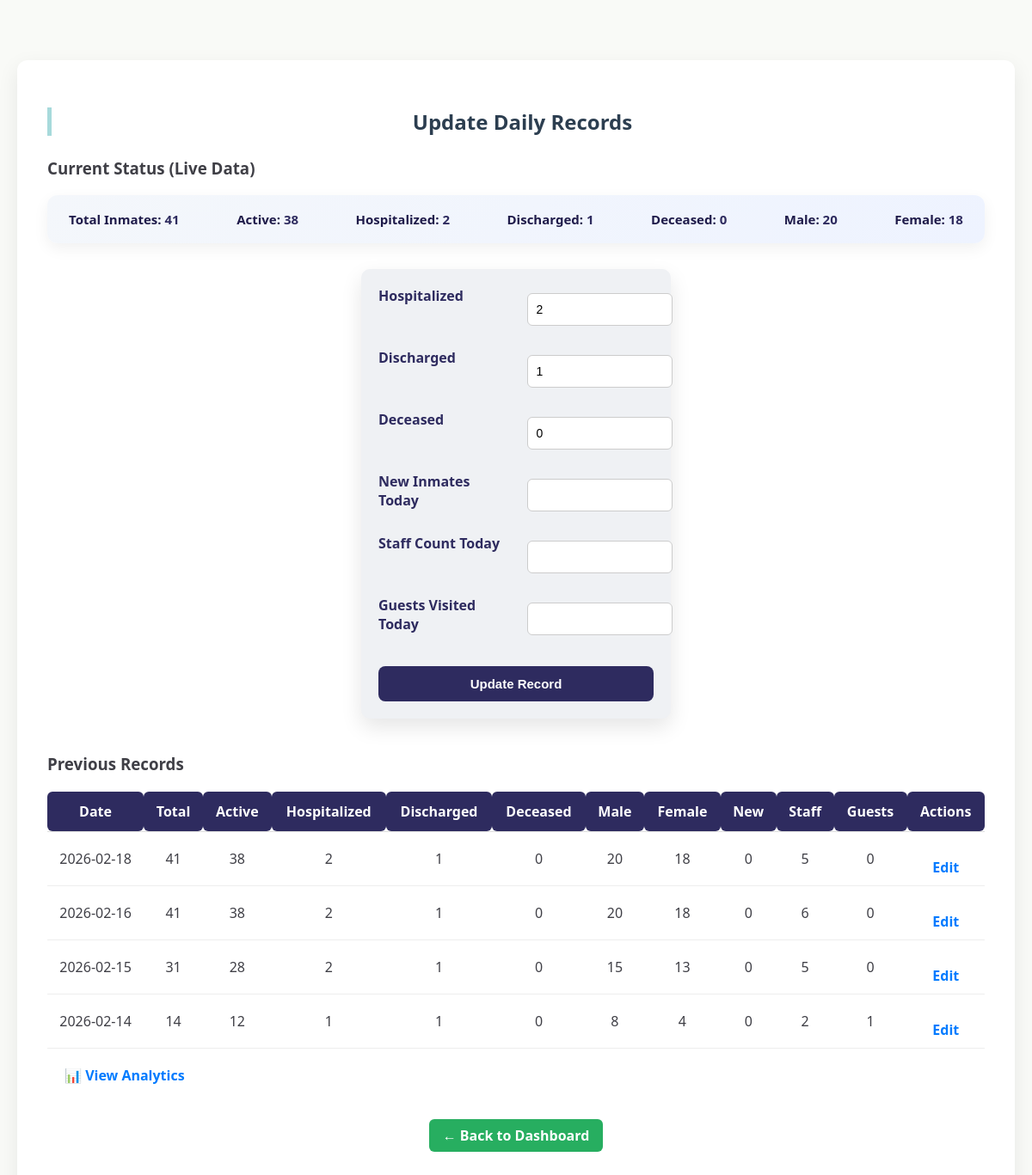
Page /admin/update (signed in) on the earlier database version.
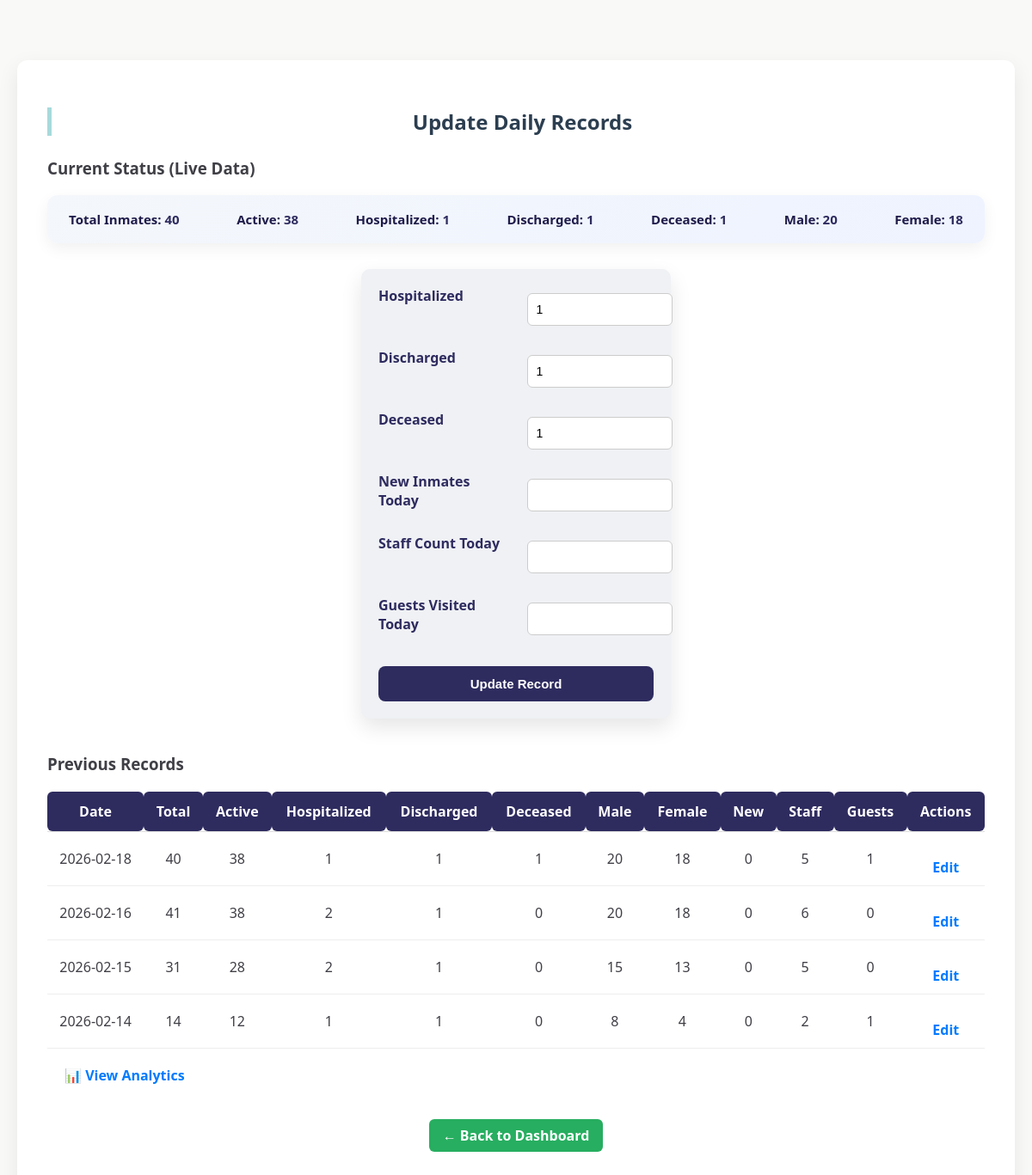
Same page on the later database version.
### tables this page shows
CREATE TABLE daily_records (
        id INTEGER PRIMARY KEY AUTOINCREMENT,
        date TEXT UNIQUE,  -- Added UNIQUE here to support REPLACE logic
        total_inmates INTEGER,
        active_inmates INTEGER,  -- Ensure this is added
        hospitalized INTEGER,
        discharged INTEGER,
        male_inmates INTEGER,
        female_inmates INTEGER,
        new_inmates INTEGER,
        staff_count INTEGER,
        guests_arrived INTEGER
    , deceased INTEGER DEFAULT 0);

### app.py (the view, shortened to what this page needs)
@app.route('/admin/update', methods=['GET', 'POST'])
def admin_update():
    if 'admin' not in session:
        return redirect('/login')
    db = get_db()
    db.row_factory = sqlite3.Row
    cur = db.cursor()
    cur.execute("SELECT COUNT(*) FROM inmates WHERE status != 'Deceased'")
    total = cur.fetchone()[0]
    cur.execute("SELECT COUNT(*) FROM inmates WHERE status='Hospitalized'")
    hospitalized = cur.fetchone()[0]
    cur.execute("SELECT COUNT(*) FROM inmates WHERE status='Discharged'")
    discharged = cur.fetchone()[0]
    cur.execute("SELECT COUNT(*) FROM inmates WHERE status='Deceased'")
    deceased = cur.fetchone()[0]
    active = total - hospitalized - discharged
    cur.execute("SELECT COUNT(*) FROM inmates WHERE gender='Male' AND status='Active'")
    male = cur.fetchone()[0]
    cur.execute("SELECT COUNT(*) FROM inmates WHERE gender='Female' AND status='Active'")
    female = cur.fetchone()[0]
    cur.execute("SELECT * FROM daily_records ORDER BY date DESC LIMIT 7")
    records = [dict(row) for row in cur.fetchall()]
    db.close()
    return render_template(
        'admin_update.html',
        records=records,
        total=total,
        active=active,
        male=male,
        female=female,
        hospitalized=hospitalized,
        discharged=discharged,
        deceased=deceased
    )

### app.py (called while the page is built)
def get_db():
    conn = sqlite3.connect(DB)
    conn.row_factory = sqlite3.Row
    return conn

### templates/admin_update.html (shortened to what this page needs)
<!DOCTYPE html>
<html lang="en">
<head>
    <link rel="stylesheet" href="{{ url_for('static', filename='style.css') }}">
</head>
<body>
<div class="update-container">
    <h2>Update Daily Records</h2>
    <h3>Current Status (Live Data)</h3>
    <div class="summary-box">
        <p><strong>Total Inmates:</strong> {{ total }}</p>
        <p><strong>Active:</strong> {{ active }}</p>
        <p><strong>Hospitalized:</strong> {{ hospitalized }}</p>
        <p><strong>Discharged:</strong> {{ discharged }}</p>
        <p><strong>Deceased:</strong> {{ deceased }}</p>
        <p><strong>Male:</strong> {{ male }}</p>
        <p><strong>Female:</strong> {{ female }}</p>
    </div>
    <form method="POST" action="/admin/update">
        <label>Hospitalized</label>
        <input type="number" name="hospitalized" value="{{ hospitalized }}" required>
        <label>Discharged</label>
        <input type="number" name="discharged" value="{{ discharged }}" required>
        <label>Deceased</label>
        <input type="number" name="deceased" value="{{ deceased }}" required>
        <label>New Inmates Today</label>
        <input type="number" name="new_inmates" required>
        <label>Staff Count Today</label>
        <input type="number" name="staff_count" required>
        <label>Guests Visited Today</label>
        <input type="number" name="guests_visited" required>
        <button type="submit" class="btn-primary">Update Record</button>
    </form>
    <h3 style="margin-top:40px;">Previous Records</h3>
    <table class="records-table">
        <thead>
            <tr>
                <th>Date</th>
                <th>Total</th>
                <th>Active</th>
                <th>Hospitalized</th>
                <th>Discharged</th>
                <th>Deceased</th>
                <th>Male</th>
                <th>Female</th>
                <th>New</th>
                <th>Staff</th>
                <th>Guests</th>
                <th>Actions</th>
            </tr>
        </thead>
        <tbody>
        {% for r in records %}
            <tr>
                <td>{{ r.date }}</td>
                <td>{{ r.total_inmates }}</td>
                <td>{{ r.active_inmates }}</td>
                <td>{{ r.hospitalized }}</td>
                <td>{{ r.discharged }}</td>
                <td>{{ r.deceased }}</td>
                <td>{{ r.male_inmates }}</td>
                <td>{{ r.female_inmates }}</td>
                <td>{{ r.new_inmates }}</td>
                <td>{{ r.staff_count }}</td>
                <td>{{ r.guests_arrived }}</td>
                <td>
                    <a href="/admin/edit/{{ r.id }}" class="btn-edit">Edit</a>
                </td>
            </tr>
        {% endfor %}
        </tbody>
    </table>
    <div style="margin-left:20px;">
        <a href="/admin/analytics" class="btn-analysis">
            📊 View Analytics
        </a>
    </div>
    <div class="admin-actions">
        <a href="/admin" class="back-btn">← Back to Dashboard</a>
    </div>
</div>
</body>
</html>

Differences in the rows shown:
removed daily_records: date "2026-02-18", total_inmates "41", active_inmates "38", hospitalized "2", discharged "1", deceased "0", male_inmates "20", female_inmates "18", new_inmates "0", staff_count "5", guests_arrived "0"
added daily_records: date "2026-02-18", total_inmates "40", active_inmates "38", hospitalized "1", discharged "1", deceased "1", male_inmates "20", female_inmates "18", new_inmates "0", staff_count "5", guests_arrived "1"
Other differences:
{{ total }}: "41" → "40"
{{ hospitalized }}: "2" → "1"
{{ deceased }}: "0" → "1"
form field hospitalized: "2" → "1"
form field deceased: "0" → "1"
